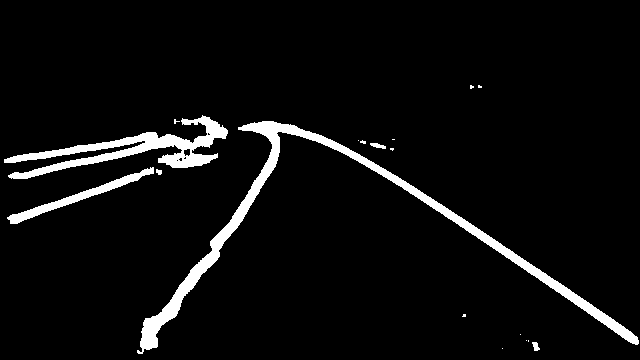
#> input picture tidy/outputs/unet_bin/0530__1492626047222176976_0__13_bin.png, 640 x 360 px
$ jupyter execute 02_hough_from_unet_mask.ipynb
#> lines starting #> are read from the running program, lines starting #| are printed output that depends on the picture; after the words box and inside, x2 and y2 are one past the last pixel; in counts of white or black regions, pixels touching at a corner belong together
[cell 1]
from pathlib import Path
import cv2
import numpy as np
import matplotlib.pyplot as plt

BIN_DIR  = Path("../outputs/unet_bin")
OUT_HOUGH = Path("../outputs/hough_overlay")
OUT_EDGES = Path("../outputs/edges_roi")
OUT_HOUGH.mkdir(parents=True, exist_ok=True)
OUT_EDGES.mkdir(parents=True, exist_ok=True)

[cell 2]
def roi_edges(edges):
    H, W = edges.shape
    roi = np.zeros_like(edges)

    poly = np.array([[
        (int(0.05 * W), H),
        (int(0.40 * W), int(0.55 * H)),
        (int(0.60 * W), int(0.55 * H)),
        (int(0.95 * W), H),
    ]], dtype=np.int32)

    cv2.fillPoly(roi, poly, 255)
    return cv2.bitwise_and(edges, roi)

def hough_lines(edges_roi):
    return cv2.HoughLinesP(
        edges_roi,
        rho=1,
        theta=np.pi / 180,
        threshold=20,
        minLineLength=25,
        maxLineGap=50,
    )

[cell 3]
def split_left_right(lines, W):
    left, right = [], []
    if lines is None:
        return None, None

    for x1, y1, x2, y2 in lines.reshape(-1, 4):
        if x2 == x1:
            continue
        m = (y2 - y1) / (x2 - x1)
        if m < -0.3 and x1 < W * 0.7 and x2 < W * 0.7:
            left.append([x1, y1, x2, y2])
        elif m > 0.3 and x1 > W * 0.3 and x2 > W * 0.3:
            right.append([x1, y1, x2, y2])

    left = np.array(left) if len(left) else None
    right = np.array(right) if len(right) else None
    return left, right

def average_lane_line(lines):
    if lines is None:
        return None
    ms, bs = [], []
    for x1, y1, x2, y2 in lines:
        if x2 == x1:
            continue
        m = (y2 - y1) / (x2 - x1)
        b = y1 - m * x1
        ms.append(m)
        bs.append(b)
    if len(ms) == 0:
        return None
    return float(np.mean(ms)), float(np.mean(bs))

def draw_avg_line(img_bgr, mb, y_bottom, y_top, thickness=5):
    if mb is None:
        return img_bgr
    m, b = mb
    if abs(m) < 1e-6:
        return img_bgr
    x_bottom = int((y_bottom - b) / m)
    x_top = int((y_top - b) / m)
    cv2.line(img_bgr, (x_bottom, y_bottom), (x_top, y_top), (0,0,255), thickness)
    return img_bgr

[cell 4]
from pathlib import Path
import cv2

BIN_DIR = Path("../outputs/unet_bin")
VIS_DIR = Path("../outputs/vis")

mask_path = BIN_DIR / "0530__1492626047222176976_0__13_bin.png"
orig_path = VIS_DIR / "0530__1492626047222176976_0__13_orig.png"

mask = cv2.imread(str(mask_path), cv2.IMREAD_GRAYSCALE)
#> mask: shape (360, 640); 5.2% white; 18 white regions (12 under 20 px), largest, box (x1, y1, x2, y2) and area: (137, 121, 639, 354) 6795, (4, 115, 228, 179) 3838, (7, 167, 154, 224) 1180, (370, 143, 386, 149) 58, (532, 342, 540, 351) 47, (156, 169, 162, 175) 27
assert mask is not None, f"Cannot read mask: {mask_path}"

frame_resized = cv2.imread(str(orig_path))
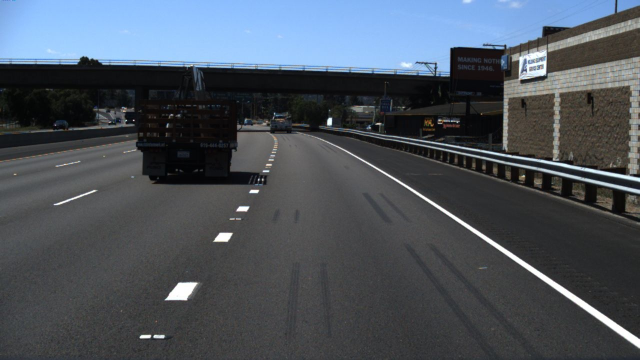
#> input picture tidy/outputs/vis/0530__1492626047222176976_0__13_orig.png, 640 x 360 px
#> frame_resized is the input picture: shape (360, 640, 3); mean B, G, R 92.5, 83.5, 75.9
assert frame_resized is not None, f"Cannot read saved original: {orig_path}"

[cell 5]
# ---------- HOUGH PROCESSING CELL (MUST RUN BEFORE VISUALIZATION) ----------

# Edge detection on binary mask
edges = cv2.Canny(mask, 30, 100)
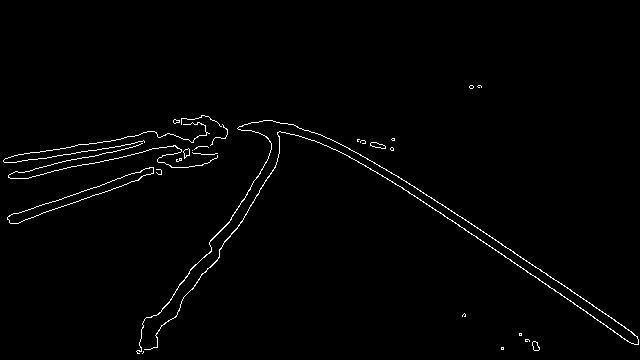
#> edges: shape (360, 640); 1.3% white in thin lines or dots, all inside (x1, y1, x2, y2) = (3, 85, 639, 354)

# Apply region of interest
edges_roi = roi_edges(edges)
#> in roi_edges, `cv2.fillPoly(roi, poly, 255)`:
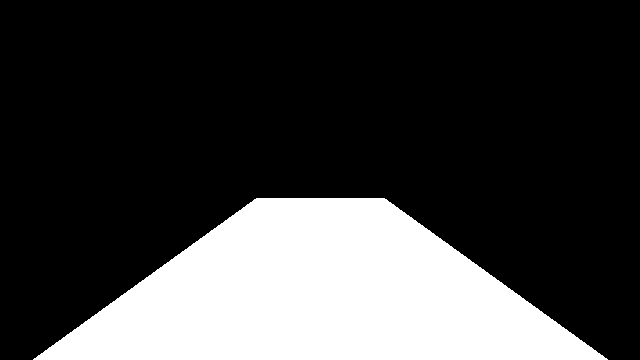
#> roi: shape (360, 640); 24.8% white; 1 white region, box (x1, y1, x2, y2) and area: (33, 198, 608, 360) 57086
#> in roi_edges, `return cv2.bitwise_and(edges, roi)`:
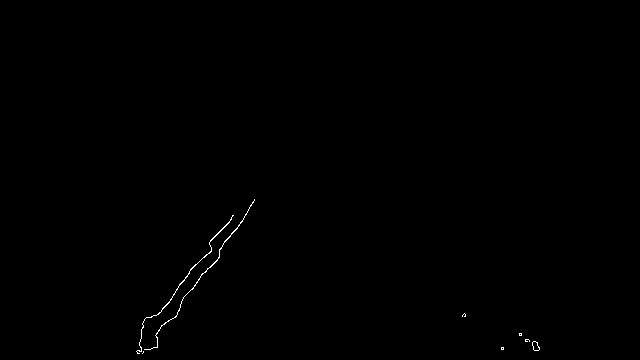
#> returned value: shape (360, 640); 0.21% white in thin lines or dots, all inside (x1, y1, x2, y2) = (136, 199, 540, 354)

# Hough line detection
lines = hough_lines(edges_roi)
#> lines = [[140, 340, 220, 230], [143, 351, 247, 212], [142, 353, 244, 217], [141, 330, 231, 218], [153, 347, 227, 238], [139, 343, 232, 215], [141, 337, 216, 234], [218, 257, 254, 199]]

# Split and average lanes
H, W = edges_roi.shape
#> H = 360; W = 640
left_lines, right_lines = split_left_right(lines, W)
#> the loop in split_left_right, `for x1, y1, x2, y2 in lines.reshape(-1, 4):` made 8 passes
#> (x1, y1, x2, y2, m) on passes 1 to 8: (140, 340, 220, 230, -1.38), (143, 351, 247, 212, -1.34), (142, 353, 244, 217, -1.33), (141, 330, 231, 218, -1.24), (153, 347, 227, 238, -1.47), (139, 343, 232, 215, -1.38), (141, 337, 216, 234, -1.37), (218, 257, 254, 199, -1.61)
#> after the loop in split_left_right, `for x1, y1, x2, y2 in lines.reshape(-1, 4):`: left has the same summary as lines outside split_left_right; right = []
#> left_lines has the same summary as lines

left_mb = average_lane_line(left_lines)
#> the loop in average_lane_line, `for x1, y1, x2, y2 in lines:` made 8 passes
#> (x1, y1, x2, y2, m, b) on passes 1 to 8: (140, 340, 220, 230, -1.38, 532.5), (143, 351, 247, 212, -1.34, 542.1), (142, 353, 244, 217, -1.33, 542.3), (141, 330, 231, 218, -1.24, 505.5), (153, 347, 227, 238, -1.47, 572.4), (139, 343, 232, 215, -1.38, 534.3), (141, 337, 216, 234, -1.37, 530.6), (218, 257, 254, 199, -1.61, 608.2)
#> after the loop in average_lane_line, `for x1, y1, x2, y2 in lines:`: bs = [532.5, 542.1, 542.3, 505.5, 572.4, 534.3, 530.6, 608.2]; ms = [-1.38, -1.34, -1.33, -1.24, -1.47, -1.38, -1.37, -1.61]
#> left_mb = (-1.39, 546)
right_mb = average_lane_line(right_lines)

# Draw result on original image
out = frame_resized.copy()
y_bottom = H - 1
#> y_bottom = 359
y_top = int(H * 0.55)
#> y_top = 198

out = draw_avg_line(out, left_mb, y_bottom, y_top)
#> in draw_avg_line, `m, b = mb`: m = -1.39; b = 546
#> in draw_avg_line, `x_bottom = int((y_bottom - b) / m)`: x_bottom = 134
#> in draw_avg_line, `x_top = int((y_top - b) / m)`: x_top = 250
out = draw_avg_line(out, right_mb, y_bottom, y_top)

# Save output
save_path = OUT_HOUGH / (mask_path.stem + "_hough.png")
cv2.imwrite(str(save_path), out)

print("Saved Hough result to:", save_path)

[cell 6]
plt.figure(figsize=(14,4))
plt.subplot(1,3,1); plt.title("U-Net Binary Mask"); plt.imshow(mask, cmap="gray"); plt.axis("off")
plt.subplot(1,3,2); plt.title("Edges ROI (for Hough)"); plt.imshow(edges_roi, cmap="gray"); plt.axis("off")
plt.subplot(1,3,3); plt.title("Hough Overlay"); plt.imshow(cv2.cvtColor(out, cv2.COLOR_BGR2RGB)); plt.axis("off")
plt.show()
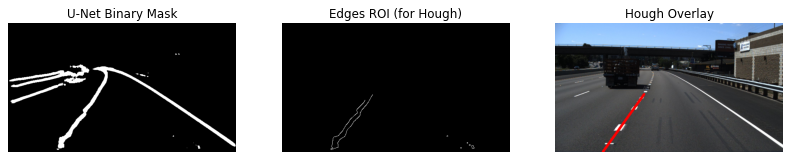
#> figure drawn by matplotlib, 3 panels
